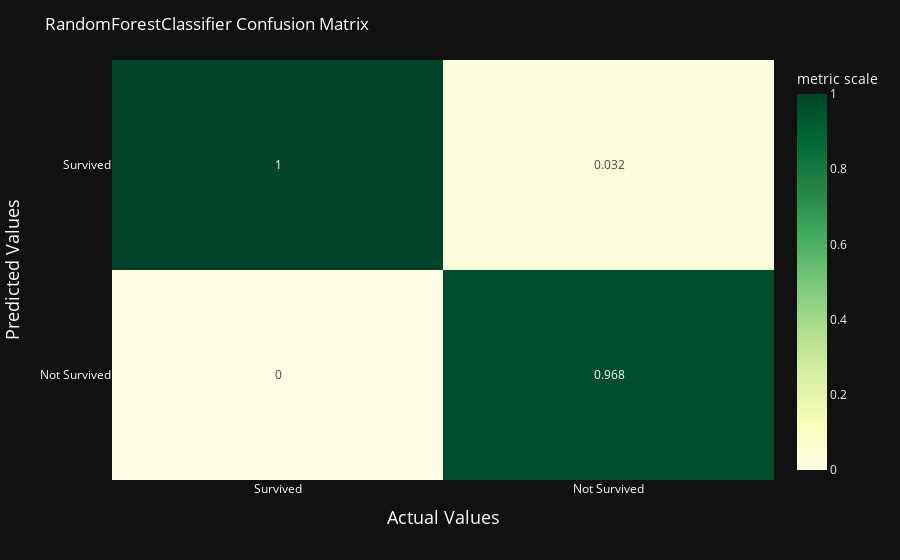

Source (notebook cell):
### Code cell
read_from_json("model/RandomForest_CM.json")

### Figure 1 — Plotly figure (JSON) as saved in the notebook; plotly's stock layout.template omitted (floating-point values rounded to 4 significant figures)
{"data": [{"coloraxis": "coloraxis", "hovertemplate": "Actual Values: %{x}<br>Predicted Values: %{y}<br>metric scale: %{z}<extra></extra>", "name": "0", "texttemplate": "%{z}", "type": "heatmap", "x": [0, 1], "xaxis": "x", "y": ["Survived", "Not Survived"], "yaxis": "y", "z": [[1, 0.032], [0, 0.968]]}], "layout": {"autosize": false, "coloraxis": {"colorbar": {"title": {"text": "metric scale"}}, "colorscale": [[0, "rgb(255,255,229)"], [0.125, "rgb(247,252,185)"], [0.25, "rgb(217,240,163)"], [0.375, "rgb(173,221,142)"], [0.5, "rgb(120,198,121)"], [0.625, "rgb(65,171,93)"], [0.75, "rgb(35,132,67)"], [0.875, "rgb(0,104,55)"], [1, "rgb(0,69,41)"]]}, "margin": {"t": 60}, "title": {"font": {"color": "white"}, "text": "RandomForestClassifier Confusion Matrix"}, "xaxis": {"anchor": "y", "color": "white", "constrain": "domain", "domain": [0, 1], "dtick": 20, "scaleanchor": "y", "showticklabels": true, "tickmode": "array", "ticktext": ["Survived", "Not Survived"], "tickvals": [0, 1], "title": {"font": {"size": 18}, "text": "Actual Values"}}, "yaxis": {"anchor": "x", "autorange": "reversed", "color": "white", "constrain": "domain", "domain": [0, 1], "dtick": 20, "showticklabels": true, "tickmode": "array", "ticktext": ["Survived", "Not Survived"], "tickvals": [0, 1], "title": {"font": {"size": 18}, "text": "Predicted Values"}}}}
